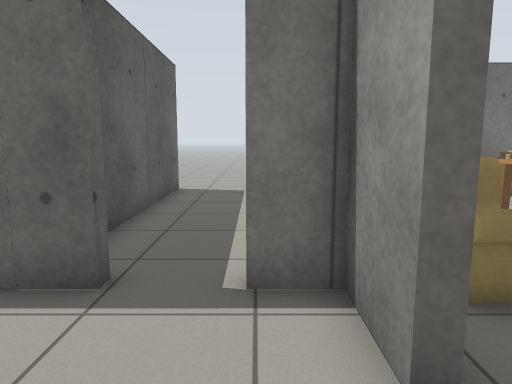
view 1 (above)

18 first-person views from a walk through a world built for the Gazebo simulator. The camera is 1 m above the floor, tilts 8° down and sees 70° across. The floor is counted in squares, 0.5 m on a side. Each view is taken from the middle of a square. On the plan, view 1 faces up. The plan holds only what a view shows up to about 19 squares ahead; the rest is blank. The robots in the file are not drawn. Simple patterns stand in for the simulator's built-in surfaces. Some stock models are drawn as simple stand-ins. Some surface patterns are stand-ins.

view 2
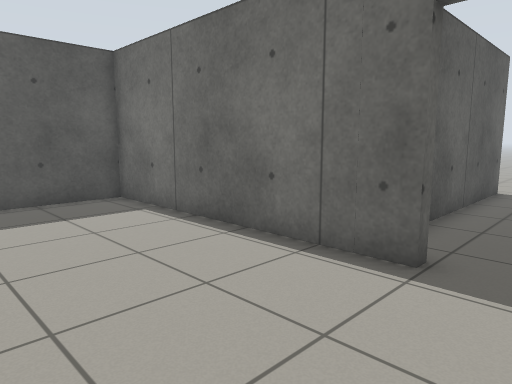

view 3
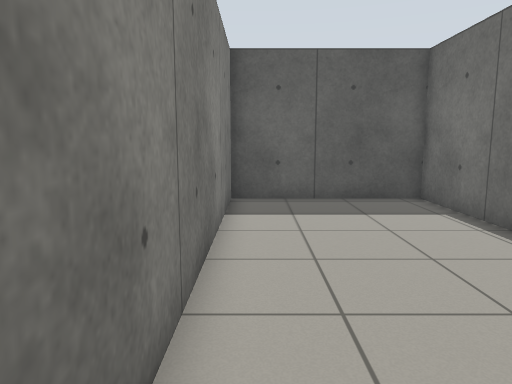

view 4
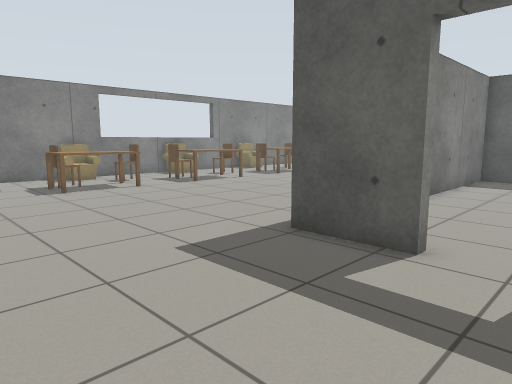

view 5
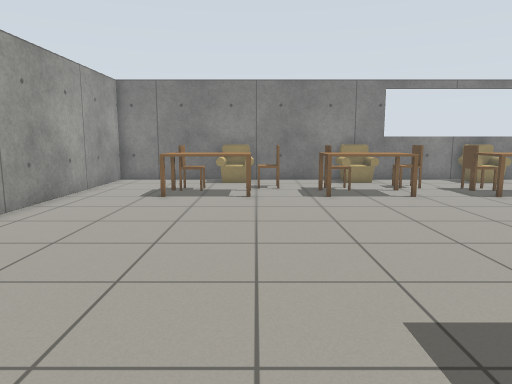

view 6
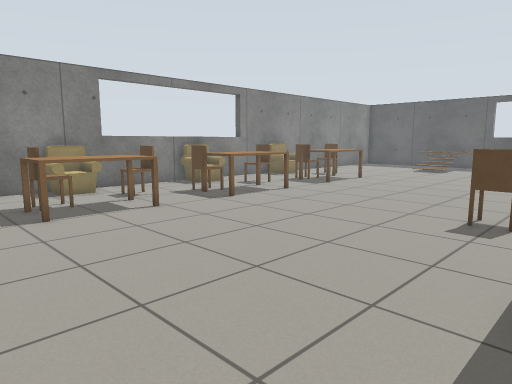

view 7
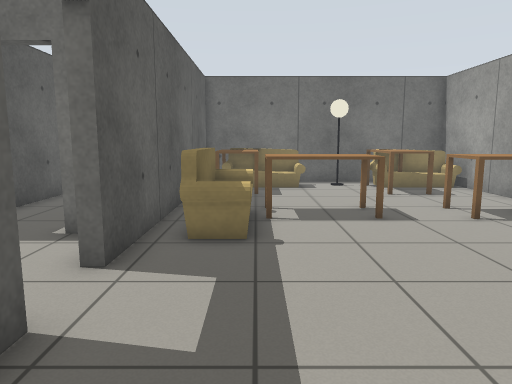

view 8
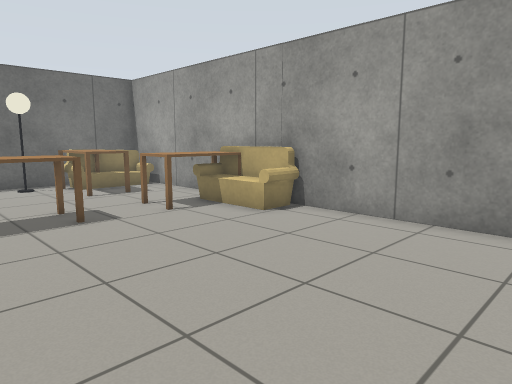

view 9
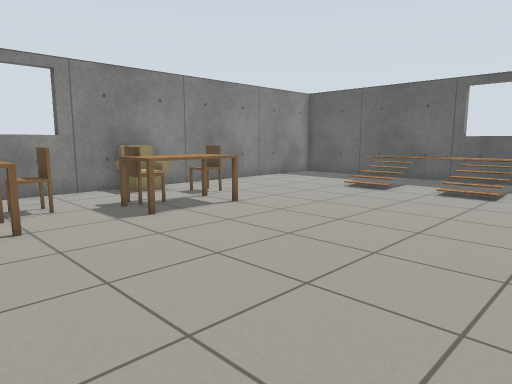

view 10
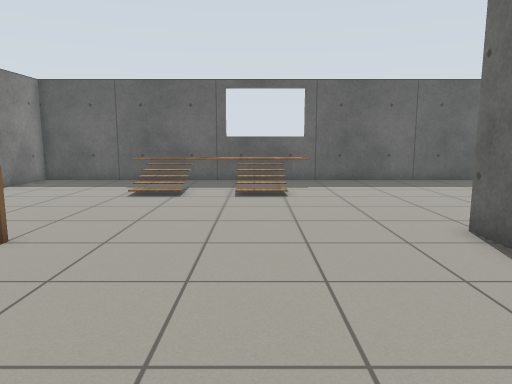

view 11
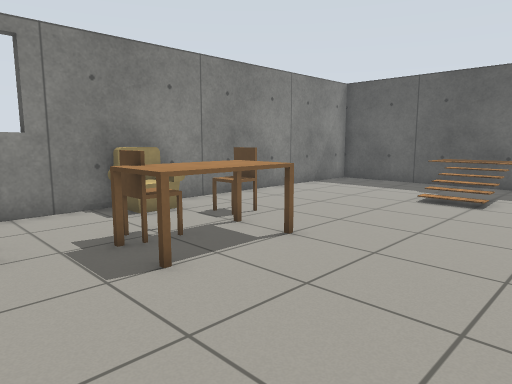

view 12
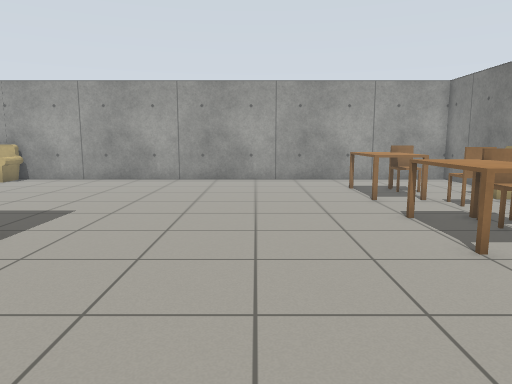

view 13
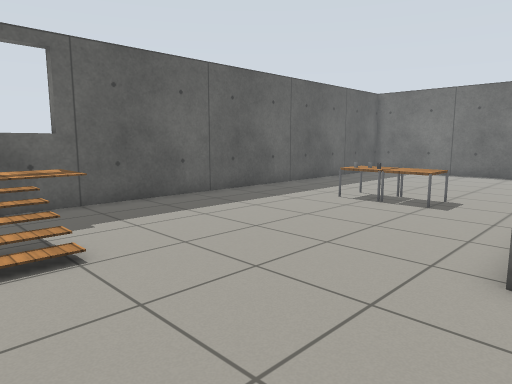

view 14
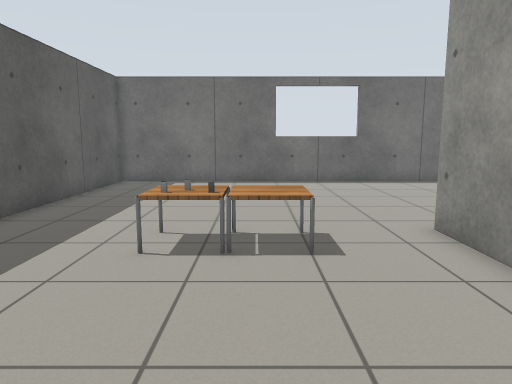

view 15
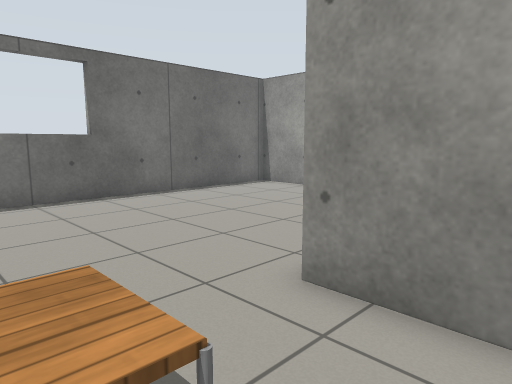

view 16
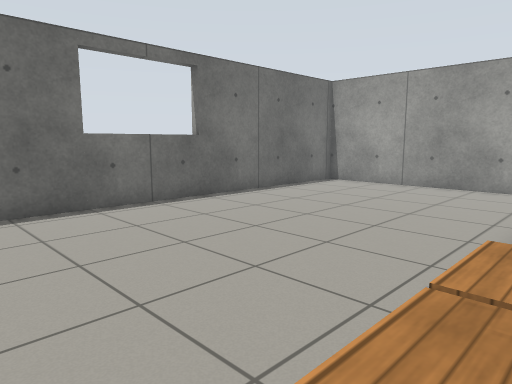

view 17
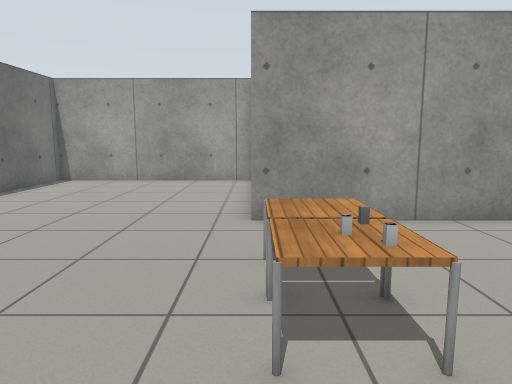

view 18
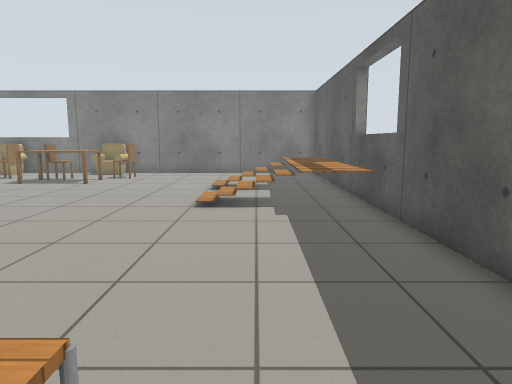

### Floor plan
Ten units are one square. View 1 is at (0, 0); x grows to the right and y downward. Boxes are objects, and circles mark ways between rooms. Rooms are numbered by the first view taken in them; rooms with no view inside come last. Other rooms are left out.
<svg viewBox="-241 -154 376 337">
<path fill="none" stroke="#000" d="M-21 -47 -125 -47 -125 19 -11 19M12 -26 12 -47 -2 -47M-115 23 -130 23M-129 15 -129 -51M16 -6 16 24M-36 -51 -36 -149 -236 -149 -236 178 130 178 130 -149 16 -149 16 -26"/>
<rect x="-215" y="95" width="30" height="10" fill="#bbb"><title>stairs</title></rect>
<rect x="-215" y="55" width="30" height="10" fill="#bbb"><title>stairs</title></rect>
<rect x="-195" y="-35" width="20" height="10" fill="#bbb"><title>table</title></rect>
<rect x="-195" y="-45" width="10" height="10" fill="#bbb"><title>marker</title></rect>
<rect x="-195" y="-55" width="20" height="10" fill="#bbb"><title>table</title></rect>
<rect x="-185" y="-45" width="10" height="10" fill="#bbb"><title>marker</title></rect>
<rect x="-175" y="-55" width="20" height="30" fill="#bbb"><title>table</title></rect>
<rect x="-135" y="135" width="20" height="20" fill="#bbb"><title>chair</title></rect>
<rect x="-125" y="155" width="30" height="20" fill="#bbb"><title>armchair</title></rect>
<rect x="-125" y="115" width="40" height="30" fill="#bbb"><title>kitchen table</title></rect>
<rect x="-105" y="135" width="20" height="10" fill="#bbb"><title>chair</title></rect>
<rect x="-75" y="135" width="20" height="20" fill="#bbb"><title>chair</title></rect>
<rect x="-65" y="155" width="30" height="20" fill="#bbb"><title>armchair</title></rect>
<rect x="-65" y="115" width="40" height="20" fill="#bbb"><title>kitchen table</title></rect>
<rect x="-45" y="135" width="20" height="10" fill="#bbb"><title>chair</title></rect>
<rect x="-45" y="35" width="10" height="10" fill="#bbb"><title>chair</title></rect>
<rect x="-15" y="135" width="20" height="20" fill="#bbb"><title>chair</title></rect>
<rect x="-5" y="155" width="30" height="20" fill="#bbb"><title>armchair</title></rect>
<rect x="-5" y="115" width="40" height="20" fill="#bbb"><title>kitchen table</title></rect>
<rect x="15" y="135" width="20" height="10" fill="#bbb"><title>chair</title></rect>
<rect x="25" y="-75" width="20" height="40" fill="#bbb"><title>sofa</title></rect>
<rect x="25" y="-135" width="20" height="30" fill="#bbb"><title>table</title></rect>
<rect x="25" y="-145" width="40" height="20" fill="#bbb"><title>sofa</title></rect>
<rect x="45" y="135" width="20" height="20" fill="#bbb"><title>chair</title></rect>
<rect x="45" y="-85" width="30" height="30" fill="#bbb"><title>table</title></rect>
<rect x="55" y="155" width="30" height="20" fill="#bbb"><title>armchair</title></rect>
<rect x="55" y="115" width="40" height="20" fill="#bbb"><title>kitchen table</title></rect>
<rect x="65" y="-145" width="20" height="20" fill="#bbb"><title>lamp</title></rect>
<rect x="75" y="135" width="20" height="10" fill="#bbb"><title>chair</title></rect>
<rect x="85" y="-135" width="30" height="30" fill="#bbb"><title>table</title></rect>
<rect x="85" y="-145" width="40" height="20" fill="#bbb"><title>sofa</title></rect>
<rect x="95" y="-85" width="30" height="30" fill="#bbb"><title>table</title></rect>
<rect x="105" y="-75" width="20" height="40" fill="#bbb"><title>sofa</title></rect>
<circle cx="10" cy="-15" r="3" fill="#2a7"/>
<text x="-60" y="-20">1</text>
<text x="-60" y="30">2</text>
</svg>
Room 1 opens to room 2.

Where each view was taken, in squares from view 1:
view 1: 0 up, 0 right, facing up
view 2: 1 down, 0 right, facing up-left
view 3: 1 down, 0 right, facing left
view 4: 3 up, 8 right, facing down-left
view 5: 1 up, 6 right, facing down
view 6: 2 down, 6 right, facing down-left
view 7: 3 down, 4 right, facing up
view 8: 3 down, 4 right, facing up-right
view 9: 3 down, 4 left, facing down-left
view 10: 7 down, 5 left, facing left
view 11: 7 down, 6 left, facing down-left
view 12: 8 down, 6 left, facing right
view 13: 8 down, 12 left, facing up-left
view 14: 3 down, 17 left, facing up
view 15: 2 up, 17 left, facing up-right
view 16: 4 up, 20 left, facing up-right
view 17: 5 up, 22 left, facing right
view 18: 5 up, 20 left, facing down
